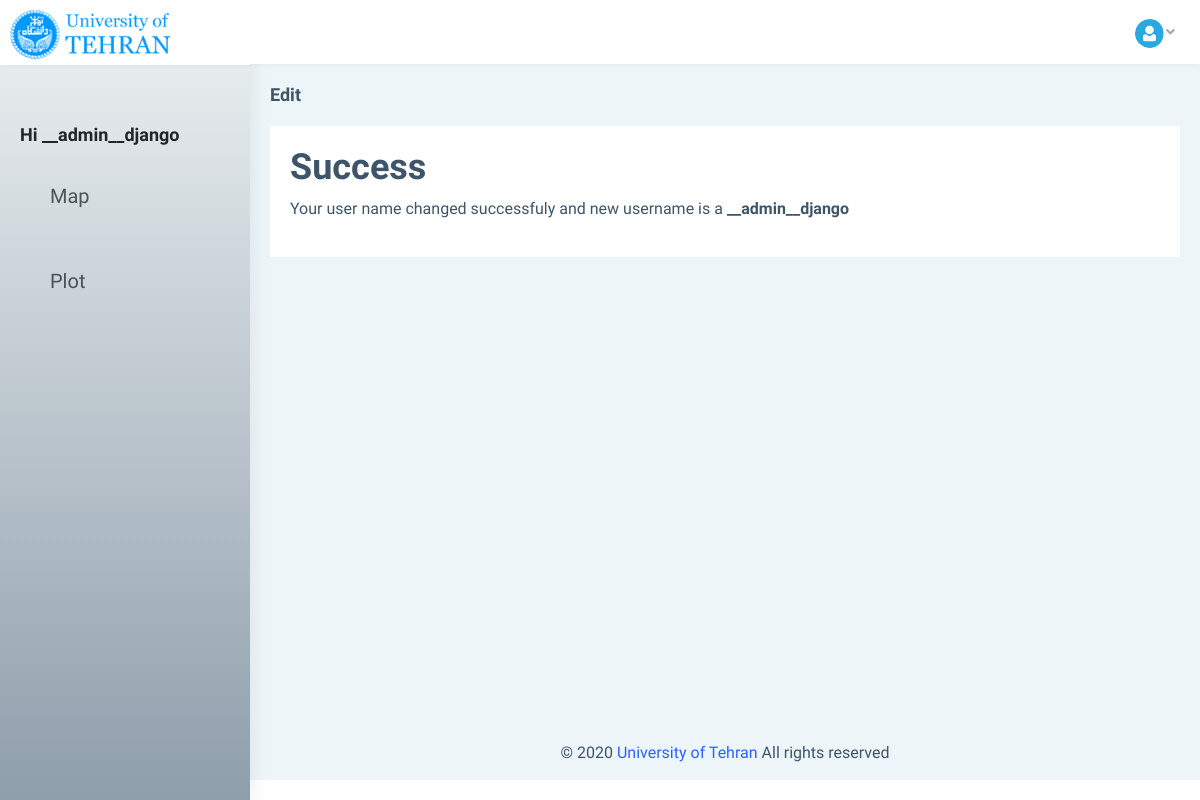
Before: /users/changed (signed in) with the older database file.
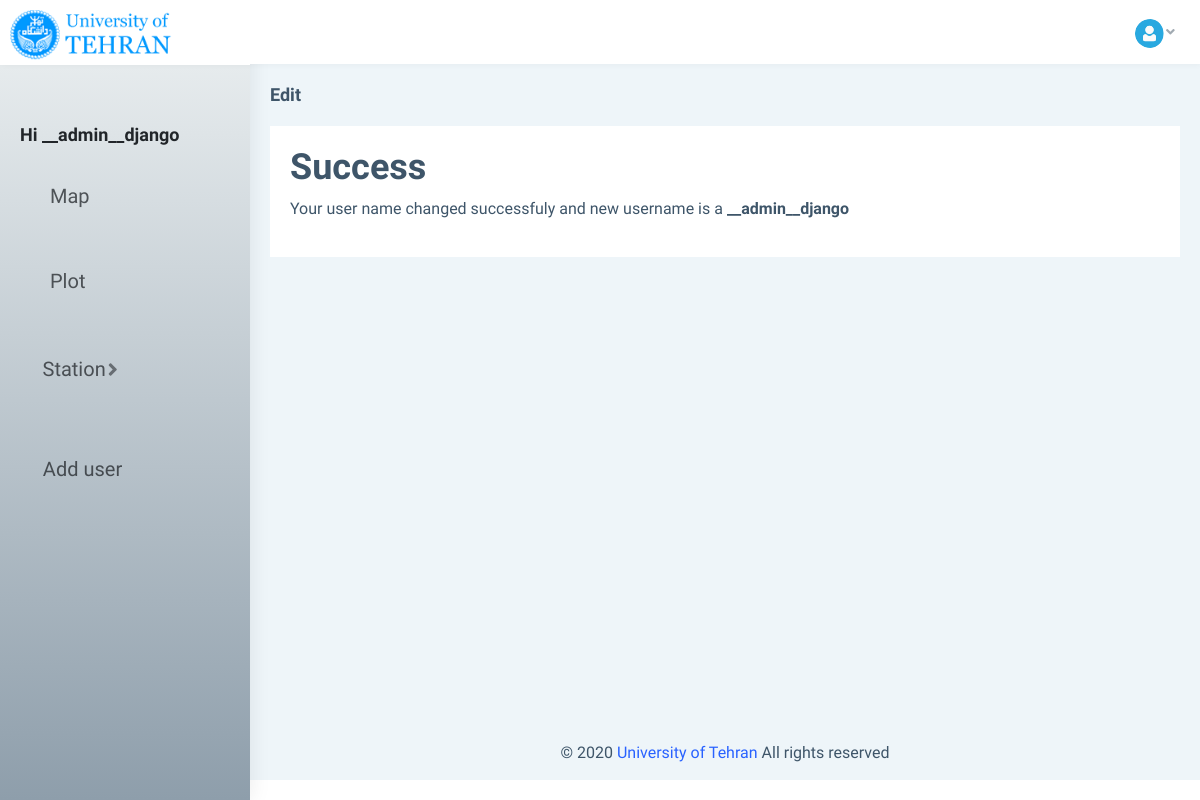
After: the same page with the newer database file.
### users/models.py (models this page shows)
class CustomUser(AbstractUser):
    phone_number = models.PositiveIntegerField(null=True, blank=True, unique=True)
    email = models.EmailField(unique=True)
    email_confirmed = models.BooleanField(default=False)
    UsersTypes = (
        ('is_user', 'user'),
        ('is_operator', 'operator'),
        ('is_admin', 'admin'),
    )
    userType = models.CharField(max_length= 20, choices = UsersTypes, default='is_user')

### users/views.py (the view)
# urls.py: path('changed', success_edit, name="success_edit"),
def success_edit(request):
    return render(request, 'success_edit.html', {})

### templates/success_edit.html (shortened to what this page needs)
{% extends "base.html" %} {% load static %}
{% block pageName %} Edit {% endblock %} {% block content %}
<h1 align-text="center">Success</h1>
<p>Your user name changed successfuly and new username is a <b>{{ request.user.username }}</b></p>
{% endblock %}

### templates/base.html (shortened to what this page needs)
{% load static %}
<!DOCTYPE html>
<html>
<head>
    <link href="{% static 'dist/css/style.min.css' %}" rel="stylesheet">
    <link href="{% static 'dist/css/stations.css' %}" rel="stylesheet">
</head>
<body>
    <div id="main-wrapper" data-layout="vertical" data-navbarbg="skin5" data-sidebartype="full" data-sidebar-position="absolute" data-header-position="absolute" data-boxed-layout="full">
        <header class="topbar" data-navbarbg="skin5">
            <nav class="navbar top-navbar navbar-expand-md navbar-dark">
                <div class="navbar-header" data-logobg="skin5">
                    <a class="navbar-brand" href="https://ut.ac.ir" target="_blank">
                        <b class="logo-icon">
                                    <img src="{% static 'assets/images/logo.png' %}" alt="homepage" class="light-logo" />
                                </b>
                    </a>
                </div>
                <div class="navbar-collapse collapse" id="navbarSupportedContent" data-navbarbg="skin5">
                    <ul class="navbar-nav float-right">
                        <li class="nav-item dropdown">
                            <a class="nav-link dropdown-toggle text-muted waves-effect waves-dark pro-pic" href="" data-toggle="dropdown" aria-haspopup="true" aria-expanded="false"><img src="{% static 'assets/images/users/1.jpg' %}" alt="user" class="rounded-circle" width="31"><i class="fa fa-angle-down"> </i></a>
                        </li>
                    </ul>
                </div>
            </nav>
        </header>
        <aside class="left-sidebar" data-sidebarbg="skin6">
            <div class="scroll-sidebar">
                <nav class="sidebar-nav">
                    <ul id="sidebarnav">
                        <li>
                            <div class="user-profile d-flex no-block dropdown m-t-20">
                                <div class="user-content hide-menu m-l-10">
                                    <div class="main">
                                    </div>
                                    <h4 class="m-b-0 user-name font-medium"> Hi {{ request.user.username }} </h4>
                                </div>
                            </div>
                        </li>
                        <div class="User-profile-custom">
                            <li class="sidebar-item"> <a class="sidebar-link waves-effect waves-dark sidebar-link" href="{% url 'map' %}" aria-expanded="false"><i class="mdi mdi-map"></i><span class="hide-menu">Map</span></a></li>
                            <li class="sidebar-item"> <a class="sidebar-link waves-effect waves-dark sidebar-link" href="{% url 'plot' %}" aria-expanded="false"><i class="mdi mdi-chart-line"></i><span class="hide-menu">Plot</span></a></li>
                            {% if request.user.userType == 'is_admin' %}
                                <div class="sidebar-menu-Admins">
                                    <ul id="sidebarnav">
                                        <li class="sidebar-dropdown-Admins">
                                                <a class="sidebar-link waves-effect waves-dark sidebar-link" href="#">
                                                    <i class="mdi mdi-raspberrypi"></i>
                                                    <span class="hide-menu" style="color: #212529">Station</span>
                                                </a>
                                        </li>
                                    </ul>
                                </div>
                                <div class="left-sidebar-add-user">
                                    <ul>
                                        <li>
                                            <a href="{% url 'signup' request.user.pk %}" aria-expanded="false"><i class="mdi mdi-account-plus"></i>
                                                <span class="hide-menu">Add user</span>
                                            </a>
                                        </li>
                                    </ul>
                                </div>
                            {% endif %}
                        </div>
                    </ul>
                </nav>
            </div>
        </aside>
        <div class="page-wrapper">
            <div class="page-breadcrumb">
                <div class="row align-items-center">
                    <div class="col-5">
                        <h4 class="page-title">{% block pageName %}{% endblock %}</h4>
                    </div>
                </div>
            </div>
            <div class="container-fluid">
                <div class="row">
                    <div class="col-12">
                        <div class="card">
                            <div class="card-body">
                                {% block content %}{% endblock %}
                            </div>
                        </div>
                    </div>
                </div>
            </div>
            <footer class="footer text-center">
                © 2020 <a href="https://ut.ac.ir" target="_blank">University of Tehran</a> All rights reserved
            </footer>
        </div>
    </div>
</body>
</html>

Changed rows visible on the page:
changed CustomUser "__admin__django": userType "is_user" → "is_admin" (drawn)
Other visible differences:
text now shown: "Station Add user"
